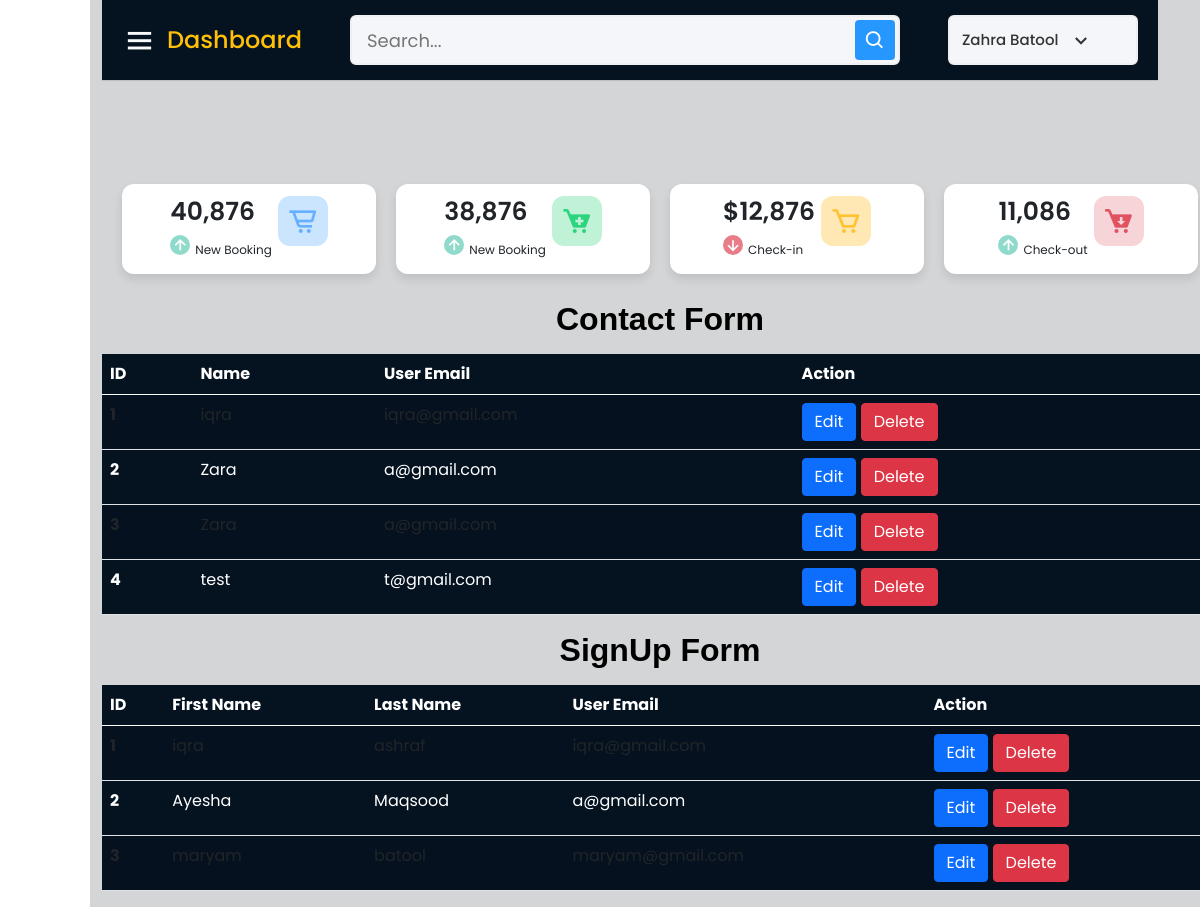
The app's page /front/ad.php with its own data.
### tables this page shows
CREATE TABLE `frontend` (
  `id` int(123) NOT NULL,
  `u_name` varchar(123) NOT NULL,
  `u_email` varchar(123) NOT NULL,
  `u_phone` varchar(123) NOT NULL,
  `u_msg` varchar(123) NOT NULL
);

CREATE TABLE `front` (
  `id` int(123) NOT NULL,
  `f_name` varchar(123) NOT NULL,
  `l_name` varchar(123) NOT NULL,
  `u_email` varchar(123) NOT NULL,
  `u_password` varchar(123) NOT NULL,
  `status` varchar(123) NOT NULL
);

### front/ad.php (the view, shortened to what this page needs)
<?php
include_once 'connection.php';
$Select="SELECT * FROM frontend";
$Query=mysqli_query($conn, $Select);
$Select1="SELECT * FROM front";
$Query1=mysqli_query($conn,$Select1);
?>
<!DOCTYPE html>
<html lang="en" dir="ltr">
  <head>
    <link rel="stylesheet" href="style.css">
    <link href="https://cdn.jsdelivr.net/npm/bootstrap@5.0.2/dist/css/bootstrap.min.css" rel="stylesheet">
    <link href='https://unpkg.com/boxicons@2.0.7/css/boxicons.min.css' rel='stylesheet'>
   </head>
<body>
  <div class="container-fluid home-section ">
    <nav>
      <div class="sidebar-button">
        <i class='bx bx-menu sidebarBtn text-light'></i>
        <span class="dashboard text-warning">Dashboard</span>
      </div>
      <div class="search-box">
        <input type="text" placeholder="Search...">
      <i class='bx bx-search' ></i>
      </div>
      <div class="profile-details">
         <span class="admin_name">Zahra Batool</span>
        <i class='bx bx-chevron-down' ></i>
      </div>
    </nav>
    <div class="home-content">
      <div class="overview-boxes">
        <div class="box">
          <div class="right-side">
            <div class="number">40,876</div>
            <div class="indicator">
              <i class='bx bx-up-arrow-alt'></i>
              <span class="text">New Booking</span>
            </div>
          </div>
          <i class='bx bx-cart-alt cart'></i>
        </div>
        <div class="box">
          <div class="right-side">
            <div class="number">38,876</div>
            <div class="indicator">
              <i class='bx bx-up-arrow-alt'></i>
              <span class="text">New Booking</span>
            </div>
          </div>
          <i class='bx bxs-cart-add cart two' ></i>
        </div>
        <div class="box">
          <div class="right-side">
            <div class="number">$12,876</div>
            <div class="indicator">
              <i class='bx bx-down-arrow-alt down'></i>
              <span class="text">Check-in</span>
            </div>
          </div>
          <i class='bx bx-cart cart three' ></i>
        </div>
        <div class="box">
          <div class="right-side">
            <div class="number">11,086</div>
            <div class="indicator">
              <i class='bx bx-up-arrow-alt'></i>
              <span class="text">Check-out</span>
            </div>
          </div>
          <i class='bx bxs-cart-download cart four' ></i>
        </div>
      </div>
    </div>
    <div class="row">
     <center> <h2 style="color:black;font-family: sans-serif;font-weight: bold;">Contact Form</h2></center>
        <div class="col-md-12">
            <table class="table table-striped mt-2" style="background-color:#051220;color:#fff;">
                <thead>
                    <tr>
                        <th scope="col">ID</th>
                        <th scope="col">Name</th>
                        <th scope="col">User Email</th>
                        <th scope="col">Action</th>
                    </tr>
                </thead>
                <tbody>
                    <?php
                    while ($row = mysqli_fetch_array($Query)) {
                    ?>
                        <tr>
                            <th scope="row"><?php echo $row['id'] ?></th>
                            <td><?php echo $row['u_name'] ?></td>
                            <td><?php echo $row['u_email'] ?></td>
                            <td>
                                <a href="edit.php?edit_id=<?php echo $row['id']?>"><button class="btn btn-primary">Edit</button></a>
                                <a href="del.php?del_id=<?php echo $row['id']?>"><button class="btn btn-danger">Delete</button></a>
                            </td>
                        </tr>
                    <?php
                    }
                    ?>
                </tbody>
            </table>
        </div>
    </div>
    <div class="row">
     <center> <h2 style="color:black ;font-family: sans-serif;font-weight: bold;">SignUp Form</h2></center>
        <div class="col-md-12">
            <table class="table table-striped mt-2" style="background-color:#051220;color:#fff;">
                <thead>
                    <tr>
                        <th scope="col">ID</th>
                        <th scope="col">First Name</th>
                        <th scope="col">Last Name</th>
                        <th scope="col">User Email</th>
                        <th scope="col">Action</th>
                    </tr>
                </thead>
                <tbody>
                    <?php
                    while ($row = mysqli_fetch_array($Query1)) {
                    ?>
                        <tr>
                            <th scope="row"><?php echo $row['id'] ?></th>
                            <td><?php echo $row['f_name'] ?></td>
                            <td><?php echo $row['l_name'] ?></td>
                            <td><?php echo $row['u_email'] ?></td>
                            <td>
                                <a href="edit-sign.php?edit_id=<?php echo $row['id']?>"><button class="btn btn-primary">Edit</button></a>
                                <a href="del-sign.php?del_id=<?php echo $row['id']?>"><button class="btn btn-danger">Delete</button></a>
                            </td>
                        </tr>
                    <?php
                    }
                    ?>
                </tbody>
            </table>
        </div>
    </div>
                </div>

### Product/style.css (style rules this page uses)
body { line-height: 1.5; font-family: 'Poppins', sans-serif; }
* { margin:0; padding:0; box-sizing: border-box; }
.row { display: flex; flex-wrap: wrap; }

### front/ad.php (style rules this page uses)
* { margin: 0; padding: 0; box-sizing: border-box; font-family: 'Poppins', sans-serif; }
.home-section { position: relative; background:#d3d5d6; min-height: 100vh; transition: all 0.5s ease; }
.home-section nav { display: flex; justify-content: space-between; height: 80px; background:#051220; display: flex; align-items: center; width: calc(100% - 240px); left: 240px; z-index: 100; padding: 0 20px; box-shadow: 0 1px 1px rgba(0, 0, 0, 0.1); transition: all 0.5s ease; }
.home-section nav .sidebar-button { display: flex; align-items: center; font-size: 24px; font-weight: 500; }
nav .sidebar-button i { font-size: 35px; margin-right: 10px; }
.home-section nav .search-box { position: relative; height: 50px; max-width: 550px; width: 100%; margin: 0 20px; }
nav .search-box input { height: 100%; width: 100%; outline: none; background: #F5F6FA; border: 2px solid #EFEEF1; border-radius: 6px; font-size: 18px; padding: 0 15px; }
nav .search-box .bx-search { position: absolute; height: 40px; width: 40px; background: #2697FF; right: 5px; top: 50%; transform: translateY(-50%); border-radius: 4px; line-height: 40px; text-align: center; color: #fff; font-size: 22px; transition: all 0.4 ease; }
.home-section nav .profile-details { display: flex; align-items: center; background: #F5F6FA; border: 2px solid #EFEEF1; border-radius: 6px; height: 50px; min-width: 190px; padding: 0 15px 0 2px; }
nav .profile-details .admin_name { font-size: 15px; font-weight: 500; color: #333; margin: 0 10px; white-space: nowrap; }
nav .profile-details i { font-size: 25px; color: #333; }
.home-section .home-content { position: relative; padding-top: 104px; }
.home-content .overview-boxes { display: flex; align-items: center; justify-content: space-between; flex-wrap: wrap; padding: 0 20px; margin-bottom: 26px; }
.overview-boxes .box { display: flex; align-items: center; justify-content: center; width: calc(100% / 4 - 15px); background: #fff; padding: 15px 14px; border-radius: 12px; box-shadow: 0 5px 10px rgba(0,0,0,0.1); }
.home-content .box .number { display: inline-block; font-size: 25px; margin-top: -6px; font-weight: 600; }
.home-content .box .indicator { display: flex; align-items: center; }
.home-content .box .indicator i { height: 20px; width: 20px; background: #8FDACB; line-height: 20px; text-align: center; border-radius: 50%; color: #fff; font-size: 20px; margin-right: 5px; }
.box .indicator i.down { background: #e87d88; }
.home-content .box .indicator .text { padding-top: 10px; font-size: 12px; }
.home-content .box .cart { display: inline-block; font-size: 32px; height: 50px; width: 50px; background: #cce5ff; line-height: 50px; text-align: center; color: #66b0ff; border-radius: 12px; margin: -15px 0 0 6px; }
.home-content .box .cart.two { color: #2BD47D; background: #C0F2D8; }
.home-content .box .cart.three { color: #ffc233; background: #ffe8b3; }
.home-content .box .cart.four { color: #e05260; background: #f7d4d7; }
@media (max-width: 1240px) { .home-section { width: calc(100% - 60px); left: 60px; } }
@media (max-width: 1240px) { .home-section nav { width: calc(100% - 60px); left: 60px; } }

### records on screen
frontend: id "1", u_name "iqra", u_email "iqra@gmail.com"
frontend: id "2", u_name "Zara", u_email "a@gmail.com"
frontend: id "3", u_name "Zara", u_email "a@gmail.com"
frontend: id "4", u_name "test", u_email "t@gmail.com"
front: id "1", f_name "iqra", l_name "ashraf", u_email "iqra@gmail.com"
front: id "2", f_name "Ayesha", l_name "Maqsood", u_email "a@gmail.com"
front: id "3", f_name "maryam", l_name "batool", u_email "maryam@gmail.com"
